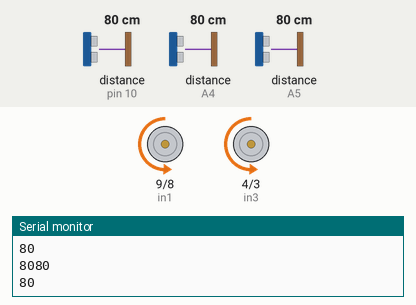
Bench run of a sketch on a simulated Arduino Uno, built with avr-gcc and run on an emulated ATmega328P. Shown: motor-driver pin pairs drawn as motors (green arrow = first pin HIGH = forward, orange = second pin HIGH = backward, longer = more drive, scaled by the enable pin), the last lines printed to the serial monitor. Wiring (inferred from the names in the program): 3 × ultrasonic range finder: trigger pin 11, echo pin 10 / trigger A2, echo A5 / trigger A3, echo A4. The test bench sets the inputs (shaded band); at power-on: distance to the obstacle (sensors on A4, A5, pin 10) 80 cm. The echo pulse lasts 58.3 µs per cm.

Above: at 1.2 s.
1.3 s: distance to the obstacle (sensor on A4) set to 12 cm
2.8 s: distance to the obstacle (sensor on A4) set to 9 cm
At 3.0 s:
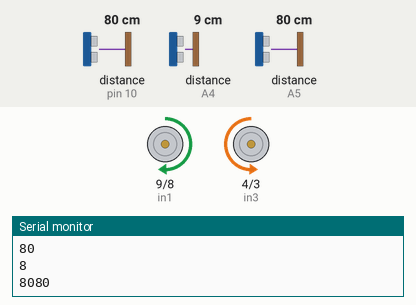
5.8 s: distance to the obstacle (sensor on A4) set to 18 cm
At 6.2 s:
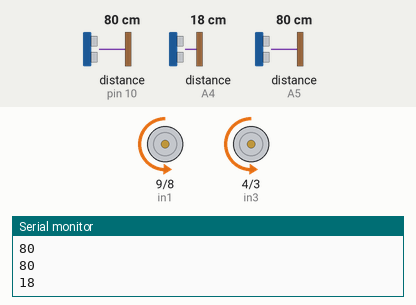
7.3 s: distance to the obstacle (sensor on A5) set to 11 cm
8.8 s: distance to the obstacle (sensor on A5) set to 8 cm
At 9.01 s:
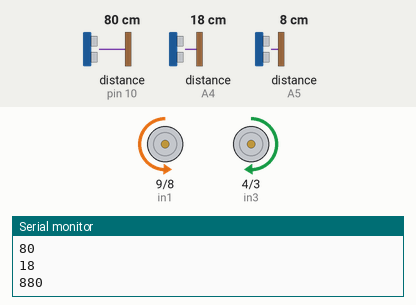
11.8 s: distance to the obstacle (sensor on A5) set to 18 cm
At 11.8 s:
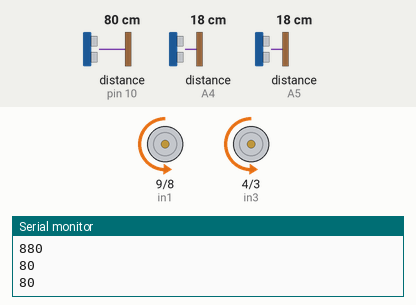
Timing chart, 0 to 14.3 s (numbered marks = the images above; inputs shaded):
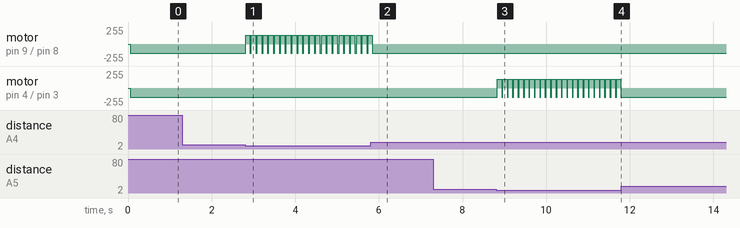

Measured:
- the behaviour switches between 11 and 10 cm on distance to the obstacle (sensor on A4) (found by bisection; images 0 and 1)
- the behaviour switches between 10 and 9 cm on distance to the obstacle (sensor on A5) (found by bisection; images 2 and 3)
- after the input at 2.8 s, motor on pin 9 (in1) / pin 8 (in2): alternates forward 135/255 for 0.10 s and backward 135/255 for 0.04 s, starting at once
- after the input at 5.8 s, motor on pin 9 (in1) / pin 8 (in2): goes on until 5.8 s, then stays backward 135/255
- after the input at 8.8 s, motor on pin 4 (in3) / pin 3 (in4): alternates forward 135/255 for 0.10 s and backward 135/255 for 0.03 s, starting at once
- after the input at 11.8 s, motor on pin 4 (in3) / pin 3 (in4): stops changing and stays backward 135/255

The sketch:

Maze_Runner.ino
```cpp
const int trigPin1 = 11;
const int echoPin1 = 10;

const int trigPin2 = A3; //13;
const int echoPin2 = A4;

const int trigPin3 = A2;
const int echoPin3 = A5;

const int in1 = 9;
const int in2 = 8;
const int in3 = 4;
const int in4 = 3;
const int enA = 5;
const int enB = 6;

#define PWM 135
#define DIS 10

void setup()
{
 pinMode(trigPin1, OUTPUT);
 pinMode(echoPin1, INPUT);

 pinMode(trigPin2, OUTPUT);
 pinMode(echoPin2, INPUT);
 pinMode(trigPin3, OUTPUT);
 pinMode(echoPin3, INPUT);

 pinMode (in1, OUTPUT);
 pinMode (in2, OUTPUT);
 pinMode (in3, OUTPUT);
 pinMode (in4, OUTPUT);
 pinMode (enA, OUTPUT);
 pinMode (enB, OUTPUT);

 Serial.begin(9600);
}
void loop()
{

 if ( FrontSensor() < DIS && RightSensor () <DIS && LeftSensor()<DIS) // obstacle infront of all 3 sides
 {
 reverse ();//then reverse
 }
 else if (FrontSensor() <DIS && RightSensor () <DIS && LeftSensor()>DIS) // obstacle on right and front sides
 {
 turn_left ();// turn left side
 }
 else if (FrontSensor() <DIS && RightSensor () >DIS && LeftSensor()<DIS) // obstacle on left and front sides
 {
 turn_right ();// turn right side
 }
 else if (FrontSensor() <DIS && RightSensor () >DIS && LeftSensor()>DIS) // obstacle on front sides
 {
 turn_right();// then turn right
 }
 else if (FrontSensor() >DIS && RightSensor () >DIS && LeftSensor()<DIS) // obstacle on left sides
 {
 turn_right ();// then turn right and then forward
 delay(100);
 forward();
 }
 else if (FrontSensor() >DIS && RightSensor () <DIS && LeftSensor()>DIS) // obstacle on right sides
 {
 turn_left ();// then turn left and then right
 delay(100);
 forward();
 }
 else
 {
 forward();
 }

}

void forward ()

{
 digitalWrite(in1, LOW);
 digitalWrite(in2, HIGH);
 digitalWrite(in3, LOW);
 digitalWrite(in4, HIGH);
 analogWrite(enA, PWM);
 analogWrite(enB, PWM);
}

void turn_right ()
{
 digitalWrite(in1, LOW);
 digitalWrite(in2, HIGH);
 digitalWrite(in3, HIGH);
 digitalWrite(in4, LOW);
 analogWrite(enA, PWM);
 analogWrite(enB, PWM);
}

void turn_left ()
{
 digitalWrite(in1, HIGH);
 digitalWrite(in2, LOW);
 digitalWrite(in3, LOW);
 digitalWrite(in4, HIGH);
 analogWrite(enA, PWM);
 analogWrite(enB, PWM);
}

void reverse ()
{
 digitalWrite(in1, HIGH);
 digitalWrite(in2, LOW);
 digitalWrite(in3, HIGH);
 digitalWrite(in4, LOW);
 analogWrite(enA, PWM);
 analogWrite(enB, PWM);
}

void stop()
{
 digitalWrite(in1, LOW);
 digitalWrite(in2, LOW);
 digitalWrite(in3, LOW);
 digitalWrite(in4, LOW);
 analogWrite(enA, LOW);
 analogWrite(enB, LOW);
}

long FrontSensor ()
{
long dur;
 digitalWrite(trigPin1, LOW);
 delayMicroseconds(5); // delays are required for a succesful sensoroperation.
 digitalWrite(trigPin1, HIGH);
 delayMicroseconds(10); //this delay is required as well!
 digitalWrite(trigPin1, LOW);
 dur = pulseIn(echoPin1, HIGH);
 Serial.println(dur/58);
 return (dur/58);// convert the distance to centimeters.
}

long RightSensor ()
{
long dur;
 digitalWrite(trigPin2, LOW);
 delayMicroseconds(5); // delays are required for a succesful sensoroperation.
 digitalWrite(trigPin2, HIGH);
 delayMicroseconds(10); //this delay is required as well!
 digitalWrite(trigPin2, LOW);
 dur = pulseIn(echoPin2, HIGH);
 //Serial.println("Right->");
 Serial.println(dur/58);
 return (dur/58);// convert the distance to centimeters.
}

long LeftSensor ()
{
long dur;
 digitalWrite(trigPin3, LOW);
 delayMicroseconds(5); // delays are required for a succesful sensoroperation.
 digitalWrite(trigPin3, HIGH);
 delayMicroseconds(10); //this delay is required as well!
 digitalWrite(trigPin3, LOW);
 dur = pulseIn(echoPin3, HIGH);
 //Serial.println("Left->");
 Serial.print(dur/58);
 return (dur/58);// convert the distance to centimeters.
}
```
